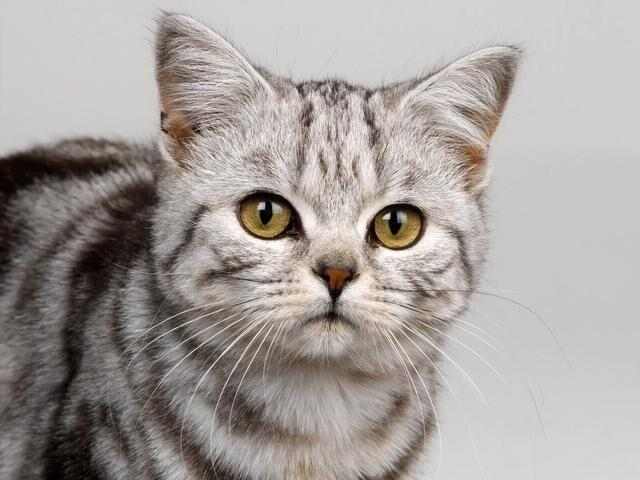
#> input picture ai/opencv/day06_图像基本变换/代码/cat.jpeg, 640 x 480 px; the run also reads 1 picture not shown here
$ jupyter execute --allow-errors '图像的基本变换.ipynb'
#> lines starting #> are read from the running program, lines starting #| are printed output that depends on the picture; after the words box and inside, x2 and y2 are one past the last pixel; in counts of white or black regions, pixels touching at a corner belong together; long printed decimals are rounded
[cell 1]
import numpy as np
import cv2

[cell 2]
## 位运算中掩码的作用.
# bitwise_and(src1, src2[, dst[, mask]]) -> dst
# 先src1和src2做与运算, 然后结果再和mask做与运算, 如果与出来的结果是true,就保持原来的值, 如果是False, 就变成0.
cat = cv2.imread('./cat.jpeg')
#> cat is the input picture: shape (480, 640, 3); mean B, G, R 156.1, 159.8, 165.8
# 创建一个mask, mask必须是二维的.  mask长宽必须和与运算的图片一样大.
mask = np.zeros((100, 100), np.uint8)

mask[50:100, 50:100] = 255
# roi region of interest
roi = cat[:100, :100]
cv2.imshow('roi1', roi)

# 注意mask尽量写关键词参数, 因为mask前面还有一个dst参数.
roi = cv2.bitwise_and(roi, roi, mask=mask)
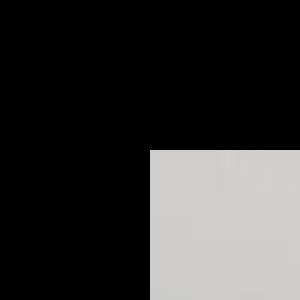
#> roi: shape (100, 100, 3) (shown 3 times larger); mean B, G, R 50.9, 51.4, 51.7
cv2.imshow('roi2', roi)

cat[:100, :100] = roi
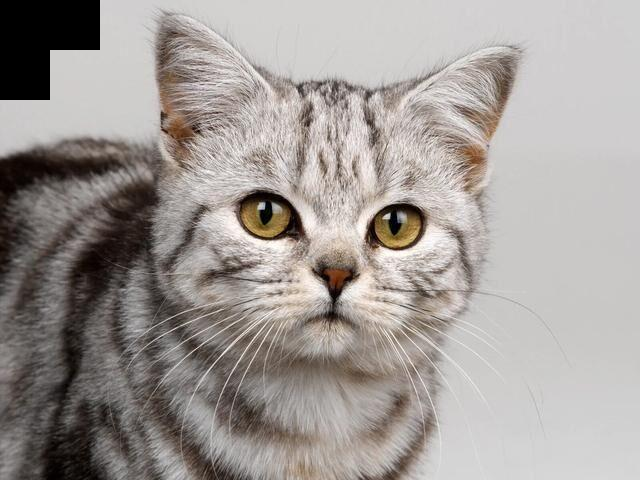
#> cat: shape (480, 640, 3); 2.44% of pixels changed, all inside (x1, y1, x2, y2) = (0, 0, 100, 100)
cv2.imshow('cat', cat)
cv2.waitKey(0)
cv2.destroyAllWindows()

### 图像的基本变换

#### resize的用法

[cell 3]
cv2.INTER_NEAREST

[cell 4]
dog = cv2.imread('./dog.jpeg')
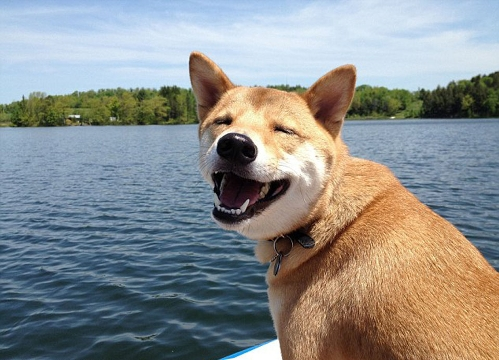
#> input picture ai/opencv/day06_图像基本变换/代码/dog.jpeg, 499 x 360 px
#> dog is the input picture: shape (360, 499, 3); mean B, G, R 141, 141.9, 139.7
# dog.shape
# new_dog = cv2.resize(dog, (800, 800), interpolation=cv2.INTER_NEAREST)
# new_dog = cv2.resize(dog, (800, 800), interpolation=cv2.INTER_AREA)
# 按比例缩放
new_dog = cv2.resize(dog, (0, 0), fx=2, fy=2)

# cv2.imshow('dog', dog)
cv2.imshow('new_dog', new_dog)
cv2.waitKey(0)
cv2.destroyAllWindows()

#### 图像的翻转

[cell 5]
dog = cv2.imread('./dog.jpeg')

# flipCode=0表示上下翻转
new_dog = cv2.flip(dog, 0)
#> new_dog: shape (360, 499, 3)
# 左右翻转
new_dog = cv2.flip(dog, 1)
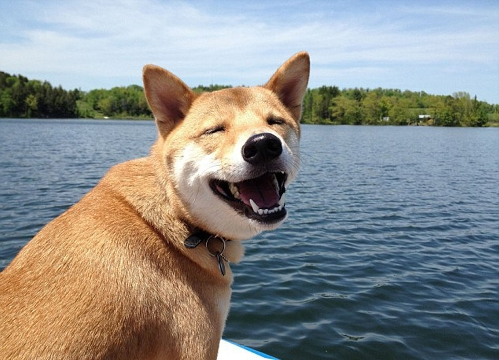
#> new_dog: shape (360, 499, 3); mean B, G, R 141, 141.9, 139.7
# 小于0, 表示上下左右翻转.
new_dog = cv2.flip(dog, -1)
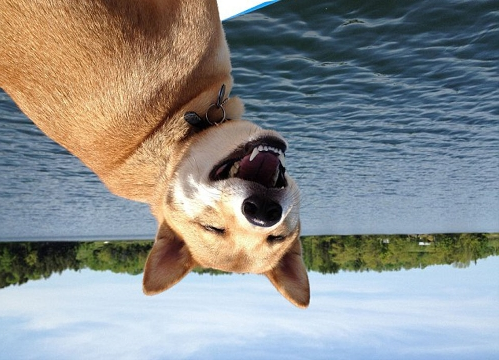
#> new_dog: shape (360, 499, 3); mean B, G, R 141, 141.9, 139.7
cv2.imshow('new_dog', new_dog)
cv2.waitKey(0)
cv2.destroyAllWindows()

#### 图像的旋转

[cell 6]
cv2.ROTATE_90_CLOCKWISE

[cell 7]
dog = cv2.imread('./dog.jpeg')

# 旋转180
new_dog = cv2.rotate(dog, cv2.ROTATE_180)
# 顺时针旋转90度
new_dog = cv2.rotate(dog, cv2.ROTATE_90_CLOCKWISE)
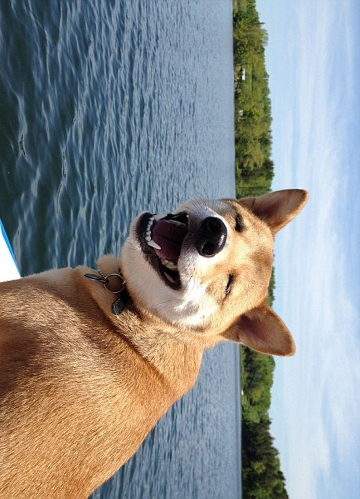
#> new_dog: shape (499, 360, 3); mean B, G, R 141, 141.9, 139.7

# 逆时针旋转90度
new_dog = cv2.rotate(dog, cv2.ROTATE_90_COUNTERCLOCKWISE)
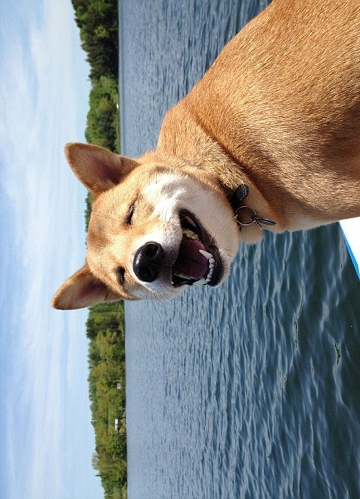
#> new_dog: shape (499, 360, 3); mean B, G, R 141, 141.9, 139.7

# 使用rotate不能旋转任意角度.


print(dog.shape, new_dog.shape)
#| (360, 499, 3) (499, 360, 3)
cv2.imshow('dog', dog)
cv2.imshow('new_dog', new_dog)
cv2.waitKey(0)
cv2.destroyAllWindows()

#### 仿射变换之平移

[cell 8]
dog = cv2.imread('./dog.jpeg')
h, w, _ = dog.shape
#> h = 360; w = 499

# 变换矩阵, 必须最少是float32位
M = np.float32([[1, 0, 100], [0, 1, 100]])

# 进行平移操作.
# opencv中, 一般都是先宽度, 后高度.
new_dog = cv2.warpAffine(dog, M, dsize=(w, h))
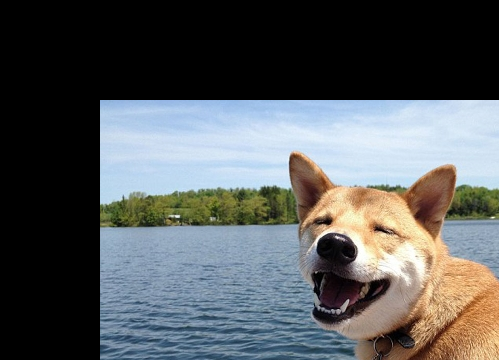
#> new_dog: shape (360, 499, 3); mean B, G, R 93.1, 91.8, 88.6

print(dog.shape, new_dog.shape)
#| (360, 499, 3) (360, 499, 3)
cv2.imshow('dog', dog)
cv2.imshow('new_dog', new_dog)
cv2.waitKey(0)
cv2.destroyAllWindows()

[cell 9]
new_dog

[cell 10]
M = np.float32([[1, 0, 100], [0, 1, 100], [0, 0, 1]])
#> (the rest of this cell did not finish here and is left out)

[cell 11]
# 课后思考: 如果使用原始的矩阵乘法实现仿射变换.

[cell 12]
# 以后在深度学习中会使用opencv对图片做一系列的数据增强.

#### 获取变换矩阵

[cell 13]
# cv2.getRotationMatrix2D
dog = cv2.imread('./dog.jpeg')
h, w, _ = dog.shape
# 获取变换矩阵
M = cv2.getRotationMatrix2D((w/2, h/2), 45, 0.5)
print(M)
#| [[  0.3536   0.3536  97.649]
#|  [ -0.3536   0.3536 204.572]]
new_dog = cv2.warpAffine(dog, M, (w, h))
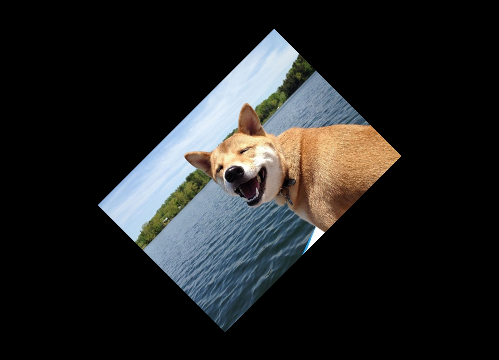
#> new_dog: shape (360, 499, 3); mean B, G, R 35.3, 35.5, 34.9

cv2.imshow('dog', dog)
cv2.imshow('new_dog', new_dog)
cv2.waitKey(0)
cv2.destroyAllWindows()

[cell 14]
# 另一种获取变换矩阵的方法
# getAffineTransform
dog = cv2.imread('./dog.jpeg')
h, w, _ = dog.shape

src = np.float32([[100, 100], [200, 100], [200, 300]])
dst = np.float32([[100, 150], [360, 200], [280, 120]])
M = cv2.getAffineTransform(src, dst)

new_dog = cv2.warpAffine(dog, M, (w, h))
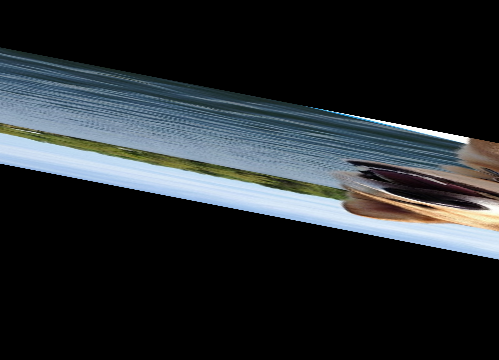
#> new_dog: shape (360, 499, 3); mean B, G, R 45.7, 42.6, 37.8
cv2.imshow('dog', dog)
cv2.imshow('new_dog', new_dog)
cv2.waitKey(0)
cv2.destroyAllWindows()

#### 透视变换

[cell 15]
img = cv2.imread('./123.png')
print(img.shape)
#| (480, 640, 3)
# 获取变换矩阵
# 原图的4个坐标
src = np.float32([[100, 1100], [2100, 1100], [0, 4000], [2500, 3900]])
dst = np.float32([[0, 0], [2300, 0], [0, 3000], [2300, 3000]])
M = cv2.getPerspectiveTransform(src, dst)
# 得到透视变换的变换矩阵
new_img = cv2.warpPerspective(img, M, (2300, 3000))
#> new_img: shape (3000, 2300, 3); every value is 0

cv2.namedWindow('img', cv2.WINDOW_NORMAL)
cv2.resizeWindow('img', 1080, 720)
cv2.imshow('img', img)

cv2.namedWindow('new_img', cv2.WINDOW_NORMAL)
cv2.resizeWindow('new_img', 1080, 720)
cv2.imshow('new_img', new_img)

cv2.waitKey(0)
cv2.destroyAllWindows()
